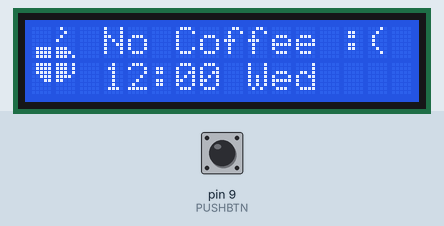
Recording of a sketch running on a simulated Arduino Uno, built with avr-gcc and run on an emulated ATmega328P. On the bench: 16×2 character LCD. Inputs (shaded band) come from the test bench; at power-on: pin 9 (PUSHBTN) LOW.

Above: at 1.2 s.
1.3 s: pin 9 (PUSHBTN) pulled HIGH for 1 s
At 1.46 s:
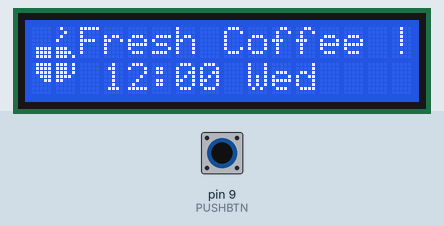
3.8 s: pin 9 (PUSHBTN) pulled HIGH for 0.15 s
5.4 s: pin 9 (PUSHBTN) pulled HIGH for 3.2 s
At 8.7 s:
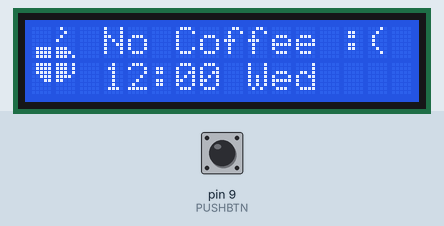
Timing chart, 0 to 10.2 s (numbered marks = the images above; inputs shaded):
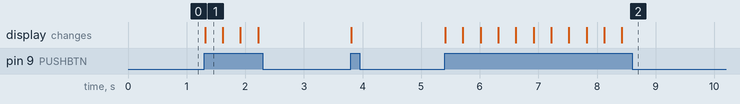

The sketch:

lcd.ino
```cpp
#include <LiquidCrystal.h>

byte upLeft0[8] = {
  B00000,
  B00000,
  B00000,
  B00000,
  B00000,
  B01111,
  B01111,
  B01111,
};

byte upLeft1[8] = {
  B00010,
  B00100,
  B00010,
  B00001,
  B00000,
  B01111,
  B01111,
  B01111,
};

byte upRight0[8] = {
  B00000,
  B00000,
  B00000,
  B00000,
  B00000,
  B11100,
  B11110,
  B11101,
};

byte upRight1[8] = {
  B01000,
  B00100,
  B01000,
  B10000,
  B00000,
  B11100,
  B11110,
  B11101,
};

byte lowLeft[8] = {
  B01111,
  B01111,
  B01111,
  B00111,
  B00011,
  B00000,
  B00000,
  B00000,
};

byte lowRight[8] = {
  B11101,
  B11101,
  B11101,
  B11110,
  B11000,
  B00000,
  B00000,
  B00000,
};

LiquidCrystal lcd(1, 2, 4, 5, 6, 7);

const int PUSHBTN = 9;

int state = 0;
int reading;
int previous = 1;

bool fresh = false;

String coffeMsg = " No Coffee :(";

void setup() {
//  Serial.begin(9600);
  lcd.begin(16, 2);
  lcd.createChar(7, upLeft0);
  lcd.createChar(8, upRight0);
  lcd.createChar(9, lowLeft);
  lcd.createChar(10, lowRight);
  lcd.createChar(11, upRight1);
  lcd.createChar(12, upLeft1);
  pinMode(PUSHBTN, INPUT);
}

void loop() {
  reading = digitalRead(PUSHBTN);
//  Serial.println(reading);
  lcd.setCursor(2, 0);
  lcd.print(coffeMsg);
  lcd.setCursor(3, 1);
  lcd.print("12:00 Wed");
  printCoffee();
  if (reading == 1) {
    toggleCoffeMsg();
  }
  previous = reading;
}

void toggleCoffeMsg() {
  lcd.setCursor(2, 0);
  coffeMsg = "              ";
  if(fresh) {
    coffeMsg = "Fresh Coffee !";
  } else {
    coffeMsg = " No Coffee :( ";
  }
  fresh = !fresh;
}

void printCoffee() {
  lcd.setCursor(0, 0);
  lcd.write(7);
  lcd.setCursor(1, 0);
  lcd.write(11);
  lcd.setCursor(0, 1);
  lcd.write(9);
  lcd.setCursor(1, 1);
  lcd.write(10);
//  delay(500);
//  lcd.setCursor(1, 0);
//  lcd.write(8);
//  lcd.setCursor(0, 0);
//  lcd.write(12);
//  delay(500);
}
```

Measured:
- after the input at 1.3 s, the display: changes at once (image 1)
- after the input at 5.4 s, the display: changes at once (image 2)
